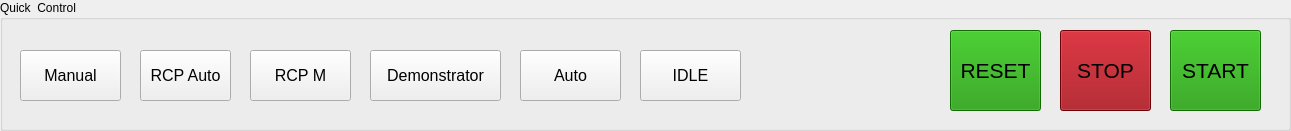
   <widget class="QGroupBox" name="groupBox">
    <property name="geometry">
     <rect>
      <x>180</x>
      <y>10</y>
      <width>1291</width>
      <height>131</height>
     </rect>
    </property>
    <property name="title">
     <string>Quick  Control</string>
    </property>
    <widget class="QPushButton" name="pushButton_stop">
     <property name="geometry">
      <rect>
       <x>1060</x>
       <y>30</y>
       <width>91</width>
       <height>81</height>
      </rect>
     </property>
     <property name="font">
      <font>
       <pointsize>16</pointsize>
      </font>
     </property>
     <property name="autoFillBackground">
      <bool>false</bool>
     </property>
     <property name="styleSheet">
      <string notr="true">background-color: rgb(153, 1, 11);</string>
     </property>
     <property name="text">
      <string>STOP</string>
     </property>
    </widget>
    <widget class="QPushButton" name="pushButton_reset">
     <property name="geometry">
      <rect>
       <x>1170</x>
       <y>30</y>
       <width>91</width>
       <height>81</height>
      </rect>
     </property>
     <property name="font">
      <font>
       <pointsize>16</pointsize>
      </font>
     </property>
     <property name="styleSheet">
      <string notr="true">background-color: rgb(22, 150, 2);</string>
     </property>
     <property name="text">
      <string>START</string>
     </property>
    </widget>
    <widget class="QPushButton" name="pushButton_oneshot_manual">
     <property name="geometry">
      <rect>
       <x>20</x>
       <y>50</y>
       <width>101</width>
       <height>51</height>
      </rect>
     </property>
     <property name="font">
      <font>
       <pointsize>12</pointsize>
      </font>
     </property>
     <property name="text">
      <string>Manual</string>
     </property>
    </widget>
    <widget class="QPushButton" name="pushButton_oneshot_rcp">
     <property name="geometry">
      <rect>
       <x>140</x>
       <y>50</y>
       <width>91</width>
       <height>51</height>
      </rect>
     </property>
     <property name="font">
      <font>
       <pointsize>12</pointsize>
      </font>
     </property>
     <property name="text">
      <string>RCP Auto</string>
     </property>
    </widget>
    <widget class="QPushButton" name="pushButton_oneshot_rcp_manual">
     <property name="geometry">
      <rect>
       <x>250</x>
       <y>50</y>
       <width>101</width>
       <height>51</height>
      </rect>
     </property>
     <property name="font">
      <font>
       <pointsize>12</pointsize>
      </font>
     </property>
     <property name="text">
      <string>RCP M</string>
     </property>
    </widget>
    <widget class="QPushButton" name="pushButton_oneshot_demonstrator">
     <property name="geometry">
      <rect>
       <x>370</x>
       <y>50</y>
       <width>131</width>
       <height>51</height>
      </rect>
     </property>
     <property name="font">
      <font>
       <pointsize>12</pointsize>
      </font>
     </property>
     <property name="text">
      <string>Demonstrator</string>
     </property>
    </widget>
    <widget class="QPushButton" name="pushButton_oneshot_auto">
     <property name="geometry">
      <rect>
       <x>520</x>
       <y>50</y>
       <width>101</width>
       <height>51</height>
      </rect>
     </property>
     <property name="font">
      <font>
       <pointsize>12</pointsize>
      </font>
     </property>
     <property name="text">
      <string>Auto</string>
     </property>
    </widget>
    <widget class="QPushButton" name="pushButton_oneshot_idle">
     <property name="geometry">
      <rect>
       <x>640</x>
       <y>50</y>
       <width>101</width>
       <height>51</height>
      </rect>
     </property>
     <property name="font">
      <font>
       <pointsize>12</pointsize>
      </font>
     </property>
     <property name="text">
      <string>IDLE</string>
     </property>
    </widget>
    <widget class="QPushButton" name="pushButton_reset_error">
     <property name="geometry">
      <rect>
       <x>950</x>
       <y>30</y>
       <width>91</width>
       <height>81</height>
      </rect>
     </property>
     <property name="font">
      <font>
       <pointsize>16</pointsize>
      </font>
     </property>
     <property name="autoFillBackground">
      <bool>false</bool>
     </property>
     <property name="styleSheet">
      <string notr="true">background-color : rgb(22, 150, 2);</string>
     </property>
     <property name="text">
      <string>RESET</string>
     </property>
    </widget>
   </widget>
